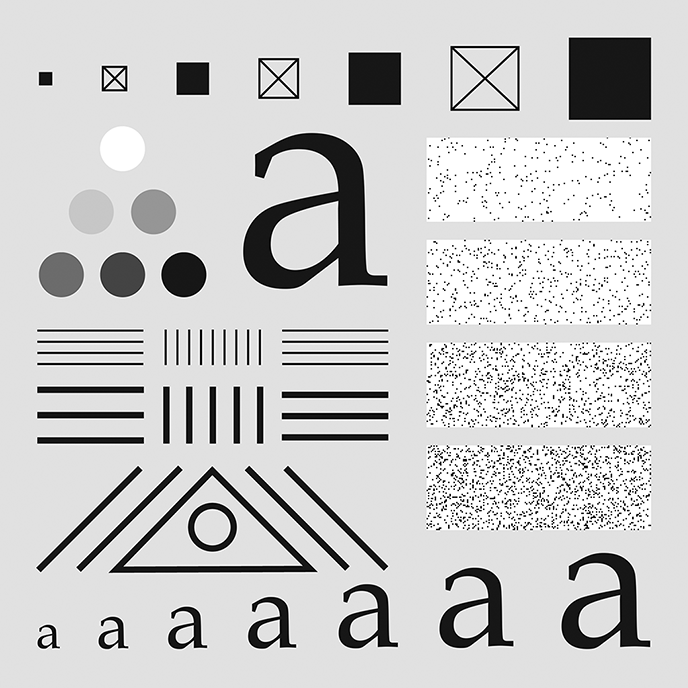
%> input picture Assignment_2/input_images/characters.tif, 688 x 688 px
$ octave exercise_1.m   (GNU Octave 9; MATLAB toolbox functions it lacks are replaced by stand-ins)
%> lines starting %> are read from the running program, lines starting %| are printed output that depends on the picture
clc;
clear;
close all;

imname = 'characters';
inputfile = ['input_images/', imname,'.tif'];
f = imread(inputfile);
%> f is the input picture: size 688x688 uint8; min 0, max 255, mean 203.9
f = im2double(f);
%> f: size 688x688 double

im1 = abs(fft2(f));
im2 = abs(fftshift(fft2(f)));
im3 = log(abs(fft2(f)));
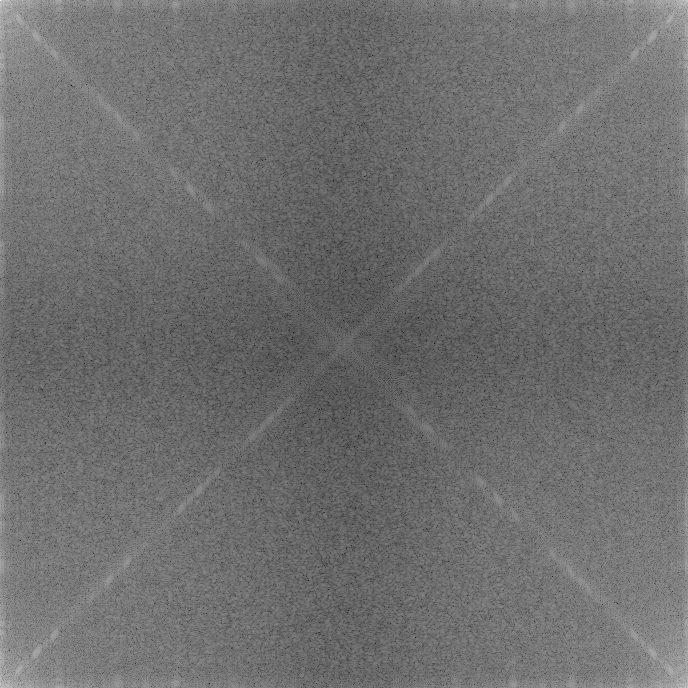
%> im3: size 688x688 double; min -3.14, max 12.84, mean 3.82; drawn with min black and max white
im4 = log(abs(fftshift(fft2(f))));
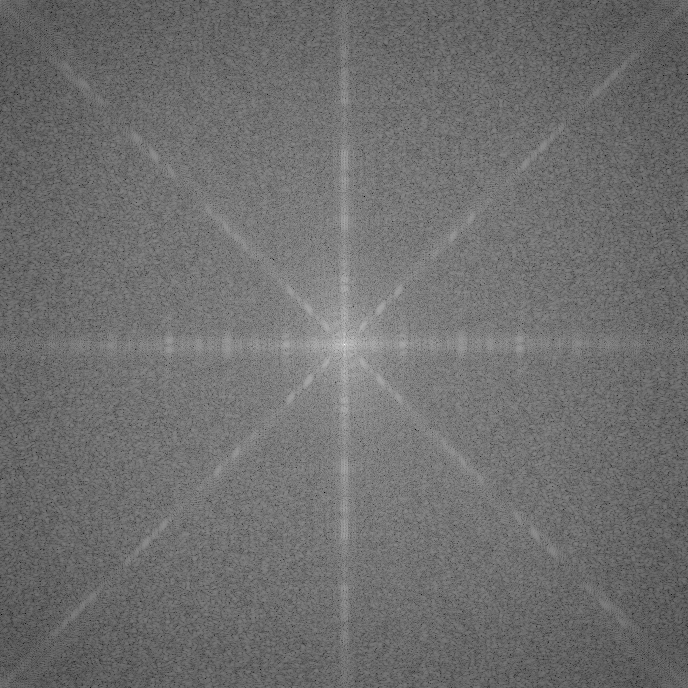
%> im4: size 688x688 double; min -3.14, max 12.84, mean 3.82; mean of the top-left, top-right, bottom-left and bottom-right quarters 3.83, 3.81, 3.81, 3.84; drawn with min black and max white

% Display the spectrum.
figure;
subplot(221);
imshow(im1,[])
title('fft')
subplot(222);
imshow(im2,[])
title('fftshift + fft')
subplot(223);
imshow(im3,[])
title('abs of fft')
subplot(224);
imshow(im4,[])
title('abs of fftshift + fft')

% Write current figure to file
set(gcf, 'PaperUnits', 'normalized')
saveas(gcf, 'output_plots/exercise1.svg');

% Use your result in (a) to compute the average value of the image.

% average of the image
average_image = mean(f, 'all');
%> average_image = 0.8

% average of the image proportional to the zero-frequency term (Eq.4-92)
[M, N] = size(f);
%> M = 688; N = 688
average_image_proportional = M*N*mean(f, 'all');
%> average_image_proportional = 378554.7

% zero-frequency term in the result of (a)
spectrum = abs(fftshift(fft2(f)));
zero_frequency_term_of_a = spectrum(M/2+1,N/2+1);
%> zero_frequency_term_of_a = 378554.7

% average of the original image using result of (a)
average_image_using_a = spectrum(M/2+1,N/2+1)/(M*N);
%> average_image_using_a = 0.8
